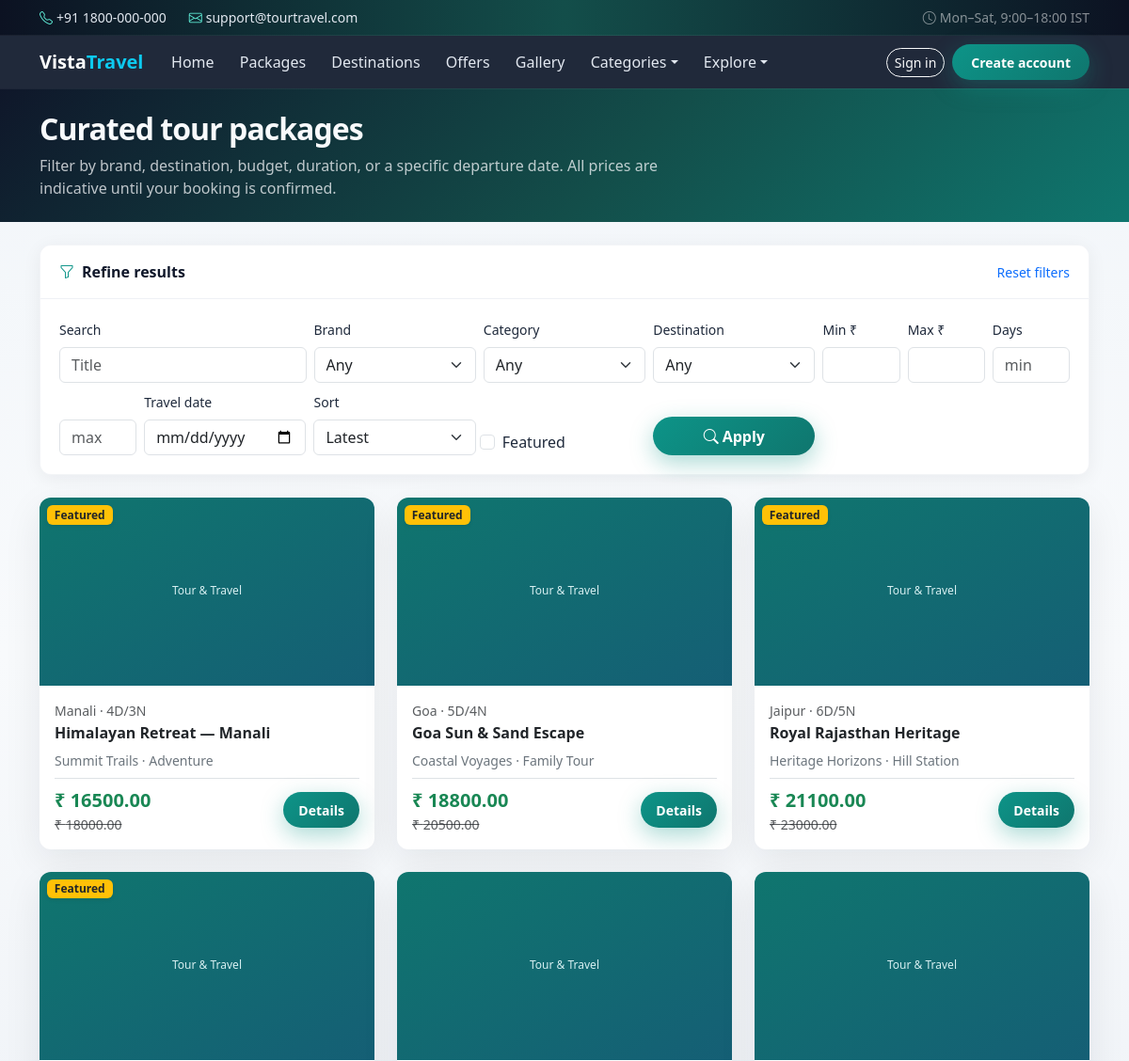
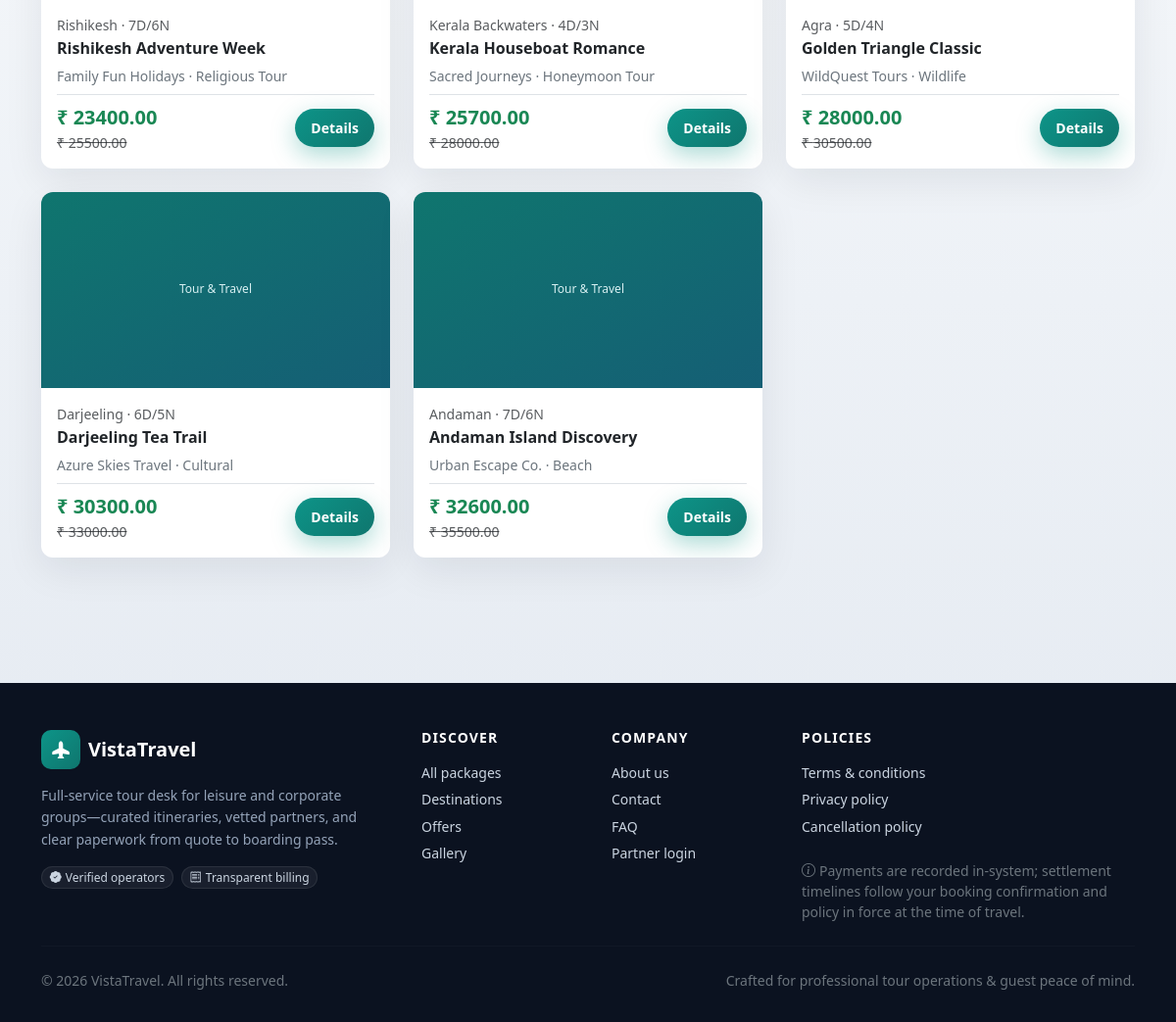
Page /packages on the committed database (2 pictures, top to bottom).
### app/models.py (models this page shows)
class TourPackage(db.Model):
    __tablename__ = "tour_packages"
    id = db.Column(db.Integer, primary_key=True)
    title = db.Column(db.String(200), nullable=False, index=True)
    brand_id = db.Column(db.Integer, db.ForeignKey("brands.id"), nullable=False)
    category_id = db.Column(db.Integer, db.ForeignKey("categories.id"), nullable=False)
    destination_id = db.Column(db.Integer, db.ForeignKey("destinations.id"), nullable=False)
    hotel_id = db.Column(db.Integer, db.ForeignKey("hotels.id"))
    transport_id = db.Column(db.Integer, db.ForeignKey("transports.id"))
    price = db.Column(db.Numeric(12, 2), nullable=False)
    discount_price = db.Column(db.Numeric(12, 2))
    duration_days = db.Column(db.Integer, default=1)
    duration_nights = db.Column(db.Integer, default=0)
    max_persons = db.Column(db.Integer, default=10)
    start_point = db.Column(db.String(255))
    end_point = db.Column(db.String(255))
    hotel_details_text = db.Column(db.Text)
    meal_details = db.Column(db.Text)
    transport_details_text = db.Column(db.Text)
    itinerary_json = db.Column(db.Text)
    inclusions = db.Column(db.Text)
    exclusions = db.Column(db.Text)
    terms = db.Column(db.Text)
    main_image = db.Column(db.String(255))
    status = db.Column(db.String(20), default="available")
    is_featured = db.Column(db.Boolean, default=False)
    created_at = db.Column(db.DateTime, default=utcnow)
    updated_at = db.Column(db.DateTime, default=utcnow, onupdate=utcnow)
    images = db.relationship(
        "PackageImage", backref="package", lazy="dynamic", cascade="all, delete-orphan"
    )
    dates = db.relationship(
        "PackageDate", backref="package", lazy="dynamic", cascade="all, delete-orphan"
    )

class Destination(db.Model):
    __tablename__ = "destinations"
    id = db.Column(db.Integer, primary_key=True)
    name = db.Column(db.String(160), nullable=False, index=True)
    state = db.Column(db.String(120), index=True)
    city = db.Column(db.String(120))
    short_description = db.Column(db.String(500))
    full_description = db.Column(db.Text)
    image = db.Column(db.String(255))
    best_season = db.Column(db.String(200))
    travel_duration_info = db.Column(db.String(300))
    category_id = db.Column(db.Integer, db.ForeignKey("categories.id"))
    created_at = db.Column(db.DateTime, default=utcnow)
    updated_at = db.Column(db.DateTime, default=utcnow, onupdate=utcnow)
    category = db.relationship("Category", backref="destinations")
    packages = db.relationship("TourPackage", backref="destination", lazy="dynamic")

class Brand(db.Model):
    __tablename__ = "brands"
    id = db.Column(db.Integer, primary_key=True)
    name = db.Column(db.String(120), nullable=False, index=True)
    logo = db.Column(db.String(255))
    description = db.Column(db.Text)
    is_active = db.Column(db.Boolean, default=True)
    created_at = db.Column(db.DateTime, default=utcnow)
    updated_at = db.Column(db.DateTime, default=utcnow, onupdate=utcnow)
    packages = db.relationship("TourPackage", backref="brand", lazy="dynamic")

class Category(db.Model):
    __tablename__ = "categories"
    id = db.Column(db.Integer, primary_key=True)
    name = db.Column(db.String(120), nullable=False, index=True)
    description = db.Column(db.Text)
    is_active = db.Column(db.Boolean, default=True)
    created_at = db.Column(db.DateTime, default=utcnow)
    updated_at = db.Column(db.DateTime, default=utcnow, onupdate=utcnow)
    packages = db.relationship("TourPackage", backref="category", lazy="dynamic")

### app/public_routes.py (the view, shortened to what this page needs)
@public_bp.route("/packages")
def packages_list():
    q = TourPackage.query.filter_by(status="available")
    search = request.args.get("q", "").strip()
    brand_id = request.args.get("brand_id", type=int)
    category_id = request.args.get("category_id", type=int)
    destination_id = request.args.get("destination_id", type=int)
    min_p = request.args.get("min_price", type=float)
    max_p = request.args.get("max_price", type=float)
    min_d = request.args.get("min_days", type=int)
    max_d = request.args.get("max_days", type=int)
    travel_date = request.args.get("travel_date")
    featured_only = request.args.get("featured") == "1"
    sort = request.args.get("sort", "latest")
    if search:
        q = q.filter(TourPackage.title.ilike(f"%{search}%"))
    if brand_id:
        q = q.filter(TourPackage.brand_id == brand_id)
    if category_id:
        q = q.filter(TourPackage.category_id == category_id)
    if destination_id:
        q = q.filter(TourPackage.destination_id == destination_id)
    if min_p is not None:
        q = q.filter(TourPackage.price >= min_p)
    if max_p is not None:
        q = q.filter(TourPackage.price <= max_p)
    if min_d is not None:
        q = q.filter(TourPackage.duration_days >= min_d)
    if max_d is not None:
        q = q.filter(TourPackage.duration_days <= max_d)
    if featured_only:
        q = q.filter(TourPackage.is_featured == True)
    if sort == "price_asc":
        q = q.order_by(TourPackage.price.asc())
    elif sort == "price_desc":
        q = q.order_by(TourPackage.price.desc())
    else:
        q = q.order_by(TourPackage.created_at.desc())
    page = request.args.get("page", 1, type=int)
    per_page = 12
    pagination = q.paginate(page=page, per_page=per_page)
    brands = Brand.query.filter_by(is_active=True).order_by(Brand.name).all()
    categories = Category.query.filter_by(is_active=True).order_by(Category.name).all()
    destinations = Destination.query.order_by(Destination.name).all()
    return render_template(
        "public/packages.html",
        pagination=pagination,
        brands=brands,
        categories=categories,
        destinations=destinations,
    )

### app/templates/public/packages.html (shortened to what this page needs)
{% extends 'base_public.html' %}
{% from '_macros.html' import static_img %}
{% block content %}
<section class="tt-page-hero py-4">
  <div class="container">
    <h1 class="h2 fw-bold mb-2">Curated tour packages</h1>
    <p class="tt-page-hero-lead mb-0">Filter by brand, destination, budget, duration, or a specific departure date. All prices are indicative until your booking is confirmed.</p>
  </div>
</section>
<div class="container py-4">
  <div class="tt-panel mb-4">
    <div class="tt-panel-header">
      <span class="fw-bold text-tt-navy"><i class="bi bi-funnel me-2 text-tt-teal"></i>Refine results</span>
      <a class="small text-decoration-none" href="{{ url_for('public.packages_list') }}">Reset filters</a>
    </div>
    <div class="tt-panel-body">
    <form class="row g-2 align-items-end" method="get">
      <div class="col-md-3"><label class="form-label small">Search</label><input class="form-control" name="q" value="{{ request.args.get('q','') }}" placeholder="Title"></div>
      <div class="col-md-2"><label class="form-label small">Brand</label>
        <select class="form-select" name="brand_id">
          <option value="">Any</option>
        </select>
      </div>
      <div class="col-md-2"><label class="form-label small">Category</label>
        <select class="form-select" name="category_id">
          <option value="">Any</option>
        </select>
      </div>
      <div class="col-md-2"><label class="form-label small">Destination</label>
        <select class="form-select" name="destination_id">
          <option value="">Any</option>
        </select>
      </div>
      <div class="col-md-1"><label class="form-label small">Min ₹</label><input class="form-control" name="min_price" type="number" value="{{ request.args.get('min_price','') }}"></div>
      <div class="col-md-1"><label class="form-label small">Max ₹</label><input class="form-control" name="max_price" type="number" value="{{ request.args.get('max_price','') }}"></div>
      <div class="col-md-1"><label class="form-label small">Days</label><input class="form-control" name="min_days" type="number" placeholder="min" value="{{ request.args.get('min_days','') }}"></div>
      <div class="col-md-1"><input class="form-control mt-4" name="max_days" type="number" placeholder="max" value="{{ request.args.get('max_days','') }}"></div>
      <div class="col-md-2"><label class="form-label small">Travel date</label><input class="form-control" type="date" name="travel_date" value="{{ request.args.get('travel_date','') }}"></div>
      <div class="col-md-2"><label class="form-label small">Sort</label>
        <select class="form-select" name="sort">
          <option value="latest" {% if request.args.get('sort')=='latest' %}selected{% endif %}>Latest</option>
        </select>
      </div>
      <div class="col-md-2 form-check mt-4"><input class="form-check-input" type="checkbox" name="featured" value="1" id="feat" {% if request.args.get('featured')=='1' %}checked{% endif %}><label class="form-check-label" for="feat">Featured</label></div>
      <div class="col-md-2"><button class="btn btn-tt-primary w-100 rounded-pill"><i class="bi bi-search me-1"></i>Apply</button></div>
    </form>
    </div>
  </div>
  <div class="row g-4">
    {% for p in pagination.items %}
      <div class="col-md-6 col-xl-4">
        <div class="card card-tt h-100 border-0">
          <div class="position-relative">
            <img src="{{ static_img(p.main_image) or url_for('static', filename='img/placeholder.svg') }}" class="card-img-top" alt="">
            {% if p.is_featured %}<span class="position-absolute top-0 start-0 m-2 badge bg-warning text-dark shadow-sm">Featured</span>{% endif %}
          </div>
          <div class="card-body d-flex flex-column">
            <p class="small text-muted mb-1">{{ p.destination.name if p.destination else '' }} · {{ p.duration_days }}D/{{ p.duration_nights }}N</p>
            <h2 class="h6 card-title fw-bold">{{ p.title }}</h2>
            <p class="small text-secondary mb-2">{{ p.brand.name if p.brand }} · {{ p.category.name if p.category }}</p>
            <div class="mt-auto d-flex justify-content-between align-items-center pt-2 border-top">
              <div>
                {% if p.discount_price %}
                  <span class="fw-bold text-success fs-5">₹ {{ p.discount_price }}</span>
                  <span class="text-muted text-decoration-line-through small d-block">₹ {{ p.price }}</span>
                {% else %}
                  <span class="fw-bold fs-5">₹ {{ p.price }}</span>
                {% endif %}
              </div>
              <a class="btn btn-sm btn-tt-primary rounded-pill px-3" href="{{ url_for('public.package_detail', pkg_id=p.id) }}">Details</a>
            </div>
          </div>
        </div>
      </div>
    {% else %}
      <p class="text-muted">No packages match your filters.</p>
    {% endfor %}
  </div>
</div>
{% endblock %}

### rows in the picture
TourPackage: main_image (placeholder picture), is_featured "Featured", destination "Manali", duration_days "4", duration_nights "3", title "Himalayan Retreat — Manali", brand "Summit Trails", category "Adventure", discount_price "16500.00", price "18000.00"
TourPackage: main_image (placeholder picture), is_featured "Featured", destination "Goa", duration_days "5", duration_nights "4", title "Goa Sun & Sand Escape", brand "Coastal Voyages", category "Family Tour", discount_price "18800.00", price "20500.00"
TourPackage: main_image (placeholder picture), is_featured "Featured", destination "Jaipur", duration_days "6", duration_nights "5", title "Royal Rajasthan Heritage", brand "Heritage Horizons", category "Hill Station", discount_price "21100.00", price "23000.00"
TourPackage: main_image (placeholder picture), is_featured "Featured", destination "Rishikesh", duration_days "7", duration_nights "6", title "Rishikesh Adventure Week", brand "Family Fun Holidays", category "Religious Tour", discount_price "23400.00", price "25500.00"
TourPackage: main_image (placeholder picture), destination "Kerala Backwaters", duration_days "4", duration_nights "3", title "Kerala Houseboat Romance", brand "Sacred Journeys", category "Honeymoon Tour", discount_price "25700.00", price "28000.00"
TourPackage: main_image (placeholder picture), destination "Agra", duration_days "5", duration_nights "4", title "Golden Triangle Classic", brand "WildQuest Tours", category "Wildlife", discount_price "28000.00", price "30500.00"
TourPackage: main_image (placeholder picture), destination "Darjeeling", duration_days "6", duration_nights "5", title "Darjeeling Tea Trail", brand "Azure Skies Travel", category "Cultural", discount_price "30300.00", price "33000.00"
TourPackage: main_image (placeholder picture), destination "Andaman", duration_days "7", duration_nights "6", title "Andaman Island Discovery", brand "Urban Escape Co.", category "Beach", discount_price "32600.00", price "35500.00"
